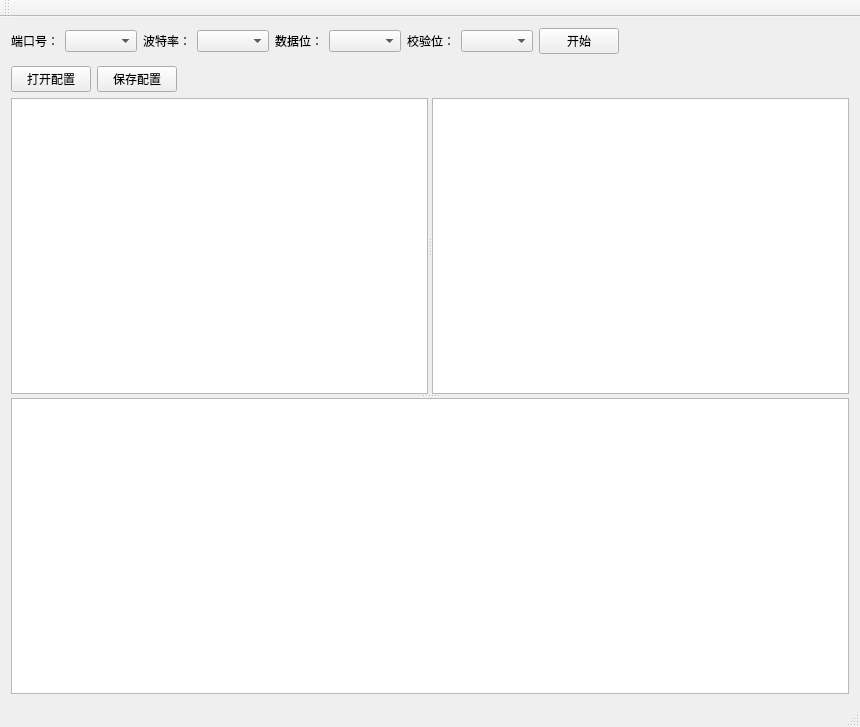
<?xml version="1.0" encoding="UTF-8"?>
<ui version="4.0">
 <class>MainWindow</class>
 <widget class="QMainWindow" name="MainWindow">
  <property name="geometry">
   <rect>
    <x>0</x>
    <y>0</y>
    <width>860</width>
    <height>727</height>
   </rect>
  </property>
  <property name="windowTitle">
   <string>MainWindow</string>
  </property>
  <widget class="QWidget" name="centralWidget">
   <layout class="QVBoxLayout" name="verticalLayout">
    <item>
     <layout class="QHBoxLayout" name="serial_box_layout">
      <item>
       <widget class="QLabel" name="label">
        <property name="text">
         <string>端口号：</string>
        </property>
       </widget>
      </item>
      <item>
       <widget class="QComboBox" name="port_name_list"/>
      </item>
      <item>
       <widget class="QLabel" name="label_2">
        <property name="text">
         <string>波特率：</string>
        </property>
       </widget>
      </item>
      <item>
       <widget class="QComboBox" name="baudrates_list"/>
      </item>
      <item>
       <widget class="QLabel" name="label_3">
        <property name="text">
         <string>数据位：</string>
        </property>
       </widget>
      </item>
      <item>
       <widget class="QComboBox" name="databits_list"/>
      </item>
      <item>
       <widget class="QLabel" name="label_4">
        <property name="text">
         <string>校验位：</string>
        </property>
       </widget>
      </item>
      <item>
       <widget class="QComboBox" name="parity_list"/>
      </item>
      <item>
       <widget class="QPushButton" name="start_button">
        <property name="sizePolicy">
         <sizepolicy hsizetype="Fixed" vsizetype="Fixed">
          <horstretch>0</horstretch>
          <verstretch>0</verstretch>
         </sizepolicy>
        </property>
        <property name="text">
         <string>开始</string>
        </property>
       </widget>
      </item>
      <item>
       <spacer name="horizontalSpacer">
        <property name="orientation">
         <enum>Qt::Horizontal</enum>
        </property>
        <property name="sizeType">
         <enum>QSizePolicy::Expanding</enum>
        </property>
        <property name="sizeHint" stdset="0">
         <size>
          <width>40</width>
          <height>20</height>
         </size>
        </property>
       </spacer>
      </item>
     </layout>
    </item>
    <item>
     <spacer name="verticalSpacer">
      <property name="orientation">
       <enum>Qt::Vertical</enum>
      </property>
      <property name="sizeType">
       <enum>QSizePolicy::Fixed</enum>
      </property>
      <property name="sizeHint" stdset="0">
       <size>
        <width>20</width>
        <height>6</height>
       </size>
      </property>
     </spacer>
    </item>
    <item>
     <layout class="QHBoxLayout" name="configration_button_layout">
      <item>
       <widget class="QPushButton" name="open_configration_button">
        <property name="text">
         <string>打开配置</string>
        </property>
       </widget>
      </item>
      <item>
       <widget class="QPushButton" name="save_configration_button">
        <property name="text">
         <string>保存配置</string>
        </property>
       </widget>
      </item>
      <item>
       <spacer name="horizontalSpacer_2">
        <property name="orientation">
         <enum>Qt::Horizontal</enum>
        </property>
        <property name="sizeHint" stdset="0">
         <size>
          <width>80</width>
          <height>20</height>
         </size>
        </property>
       </spacer>
      </item>
     </layout>
    </item>
    <item>
     <widget class="QSplitter" name="splitter_2">
      <property name="orientation">
       <enum>Qt::Vertical</enum>
      </property>
      <widget class="QSplitter" name="splitter">
       <property name="minimumSize">
        <size>
         <width>0</width>
         <height>0</height>
        </size>
       </property>
       <property name="orientation">
        <enum>Qt::Horizontal</enum>
       </property>
       <widget class="QTextBrowser" name="configration_text_display">
        <property name="readOnly">
         <bool>false</bool>
        </property>
       </widget>
       <widget class="QTextEdit" name="data_stream_display">
        <property name="readOnly">
         <bool>true</bool>
        </property>
       </widget>
      </widget>
      <widget class="QtCharts::QChartView" name="graphicsView"/>
     </widget>
    </item>
   </layout>
  </widget>
  <widget class="QMenuBar" name="menuBar">
   <property name="geometry">
    <rect>
     <x>0</x>
     <y>0</y>
     <width>860</width>
     <height>23</height>
    </rect>
   </property>
  </widget>
  <widget class="QToolBar" name="mainToolBar">
   <attribute name="toolBarArea">
    <enum>TopToolBarArea</enum>
   </attribute>
   <attribute name="toolBarBreak">
    <bool>false</bool>
   </attribute>
  </widget>
  <widget class="QStatusBar" name="statusBar"/>
 </widget>
 <layoutdefault spacing="6" margin="11"/>
 <customwidgets>
  <customwidget>
   <class>QtCharts::QChartView</class>
   <extends>QGraphicsView</extends>
   <header>qchartview.h</header>
  </customwidget>
 </customwidgets>
 <resources/>
 <connections/>
</ui>
